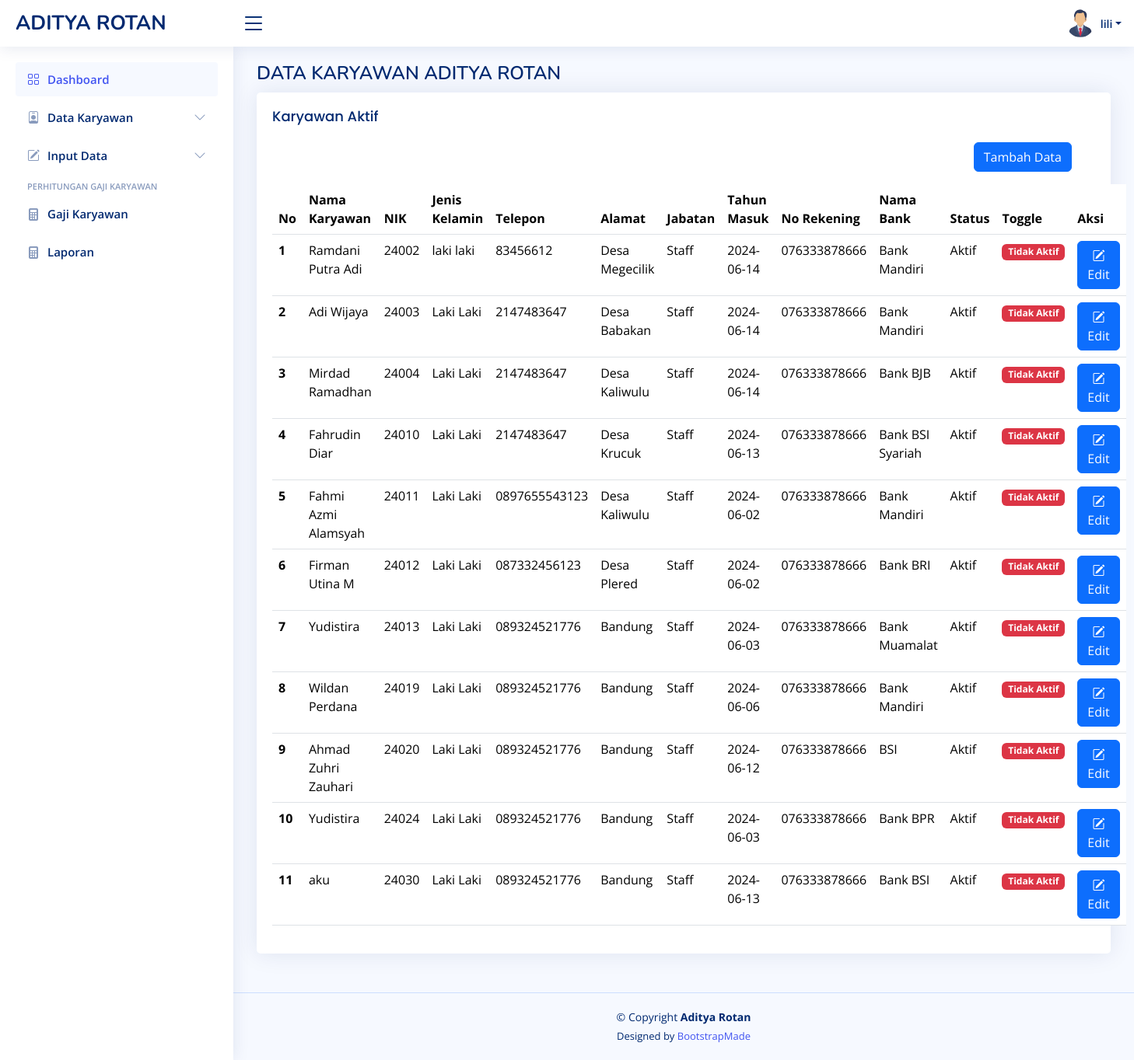
The app's page /karyawan_baru.php (signed in) with its own data.
### tables this page shows
CREATE TABLE `akun` (
  `id_user` int(5) NOT NULL,
  `username` varchar(100) NOT NULL,
  `email` varchar(100) NOT NULL,
  `password` varchar(100) NOT NULL,
  `photo` varchar(255) NOT NULL,
  `telp` varchar(13) NOT NULL
);

CREATE TABLE `karyawan` (
  `id_karyawan` int(5) NOT NULL,
  `nama_karyawan` varchar(100) NOT NULL,
  `NIK` varchar(25) NOT NULL,
  `jenis_kelamin` varchar(30) NOT NULL,
  `nomer_hp` varchar(13) NOT NULL,
  `alamat` varchar(150) NOT NULL,
  `jabatan` varchar(25) NOT NULL,
  `thn_masuk` date NOT NULL,
  `no_rek` varchar(50) NOT NULL,
  `bank` varchar(100) NOT NULL,
  `status` tinyint(1) NOT NULL
);

### karyawan_baru.php (the view, shortened to what this page needs)
<?php
require 'function.php';
?>
<?php include "template/header.php"; ?>
<?php include "template/sidebar.php"; ?>
<main id="main" class="main">
    <div class="pagetitle">
        <h1>DATA KARYAWAN ADITYA ROTAN</h1>
    </div>
    <section class="section">
        <div class="row">
            <div class="col-lg-12">
                <div class="card">
                    <div class="card-body">
                        <h5 class="card-title">Karyawan Aktif</h5>
                        <div class="row mb-3">
                            <label for="inputText" class="col-sm col-form-label"></label>
                            <div class="col-sm-2">
                                <a href="add_karyawan.php?source=karyawan_baru" class="btn btn-primary">Tambah Data</a>
                            </div>
                        </div>
                        <table class="table datatable">
                            <thead>
                                <tr>
                                    <th scope="col">No</th>
                                    <th scope="col">Nama Karyawan</th>
                                    <th scope="col">NIK</th>
                                    <th scope="col">Jenis Kelamin</th>
                                    <th scope="col">Telepon</th>
                                    <th scope="col">Alamat</th>
                                    <th scope="col">Jabatan</th>
                                    <th scope="col">Tahun Masuk</th>
                                    <th scope="col">No Rekening</th>
                                    <th scope="col">Nama Bank</th>
                                    <th scope="col">Status</th>
                                    <th scope="col">Toggle</th>
                                    <th scope="col">Aksi</th>
                                </tr>
                            </thead>
                            <tbody>
                                <?php
                                include 'koneksi.php';
                                $no = 1;
                                $data = mysqli_query($koneksi, "SELECT * FROM `karyawan` WHERE status='1'");
                                while ($d = mysqli_fetch_array($data)) {
                                ?>
                                    <tr>
                                        <th scope="row"><?= $no++; ?></th>
                                        <td><?= $d["nama_karyawan"]; ?></td>
                                        <td><?= $d["NIK"]; ?></td>
                                        <td><?= $d["jenis_kelamin"]; ?></td>
                                        <td><?= $d["nomer_hp"]; ?></td>
                                        <td><?= $d["alamat"]; ?></td>
                                        <td><?= $d["jabatan"]; ?></td>
                                        <td><?= $d["thn_masuk"]; ?></td>
                                        <td><?= $d["no_rek"]; ?></td>
                                        <td><?= $d["bank"]; ?></td>
                                        <td><?= ($d["status"] == "1") ? 'Aktif' : 'Tidak Aktif'; ?></td>
                                        <td>
                                            <?php if ($d['status'] == "1") { ?>
                                                <a href="nonaktif.php?id=<?php echo $d['id_karyawan']; ?>"><span class="badge bg-danger">Tidak Aktif</span></a>
                                            <?php } else { ?>
                                                <a href="aktif.php?id=<?php echo $d['id_karyawan']; ?>"><span class="badge bg-success">Aktif</span></a>
                                            <?php } ?>
                                        </td>
                                        <td>
                                            <a href="update_karyawan.php?id=<?php echo $d['id_karyawan']; ?>&source=karyawan_baru" class="btn btn-primary"><i class="bi bi-pencil-square"></i> Edit</a>
                                        </td>
                                    </tr>
                                <?php
                                }
                                ?>
                            </tbody>
                        </table>
                    </div>
                </div>
            </div>
        </div>
    </section>
</main>
<?php include "template/footer.php"; ?>

### template/header.php (shortened to what this page needs)
<?php
include_once("koneksi.php");
$username = $_SESSION['username'];
$sql = "SELECT * FROM akun WHERE username = '$username'";
$query = mysqli_query($koneksi, $sql);
$akun = mysqli_fetch_assoc($query);
?>
<!DOCTYPE html>
<html lang="en">
  <head>
    <link href="assets/vendor/bootstrap/css/bootstrap.min.css" rel="stylesheet" />
    <link href="assets/vendor/bootstrap-icons/bootstrap-icons.css" rel="stylesheet" />
    <link href="assets/vendor/boxicons/css/boxicons.min.css" rel="stylesheet" />
    <link href="assets/vendor/quill/quill.snow.css" rel="stylesheet" />
    <link href="assets/vendor/quill/quill.bubble.css" rel="stylesheet" />
    <link href="assets/vendor/remixicon/remixicon.css" rel="stylesheet" />
    <link href="assets/vendor/simple-datatables/style.css" rel="stylesheet" />
    <link href="assets/css/style.css" rel="stylesheet" />
  </head>
  <body>
    <header id="header" class="header fixed-top d-flex align-items-center">
      <div class="d-flex align-items-center justify-content-between">
        <a href="index.html" class="logo d-flex align-items-center">
          <span class="d-none d-lg-block">ADITYA ROTAN</span>
        </a>
        <i class="bi bi-list toggle-sidebar-btn"></i>
      </div>
      <nav class="header-nav ms-auto">
        <ul class="d-flex align-items-center">
          <li class="nav-item dropdown pe-3">
            <a class="nav-link nav-profile d-flex align-items-center pe-0" href="#" data-bs-toggle="dropdown">
              <?php
              if ($akun['photo'] == "") {
              ?>
                  <img src="assets/img/user.png" alt="Profile.php" class="rounded-circle">
              <?php
              } else {
              ?>
                  <img src="assets/img/<?= $akun['photo'] ?>" alt="Profile.php" class="rounded-circle">
              <?php
              }
              ?>
              <span class="d-none d-md-block dropdown-toggle ps-2"><?= $username; ?></span> </a
            >
          </li>
        </ul>
      </nav>
    </header>

### assets/css/style.css (style rules this page uses)
:root { scroll-behavior: smooth; }
body { font-family: "Open Sans", sans-serif; background: #f6f9ff; color: #444444; }
a { color: #4154f1; text-decoration: none; }
h1, h2, h3, h4, h5, h6 { font-family: "Nunito", sans-serif; }
#main { margin-top: 60px; padding: 20px 30px; transition: all 0.3s; }
.pagetitle { margin-bottom: 10px; }
.pagetitle h1 { font-size: 24px; margin-bottom: 0; font-weight: 600; color: #012970; }
.card { margin-bottom: 30px; border: none; border-radius: 5px; box-shadow: 0px 0 30px rgba(1, 41, 112, 0.1); }
.card-title { padding: 20px 0 15px 0; font-size: 18px; font-weight: 500; color: #012970; font-family: "Poppins", sans-serif; }
.card-body { padding: 0 20px 20px 20px; }
.logo { line-height: 1; }
@media (min-width: 1200px) { .logo { width: 280px; } }
.logo span { font-size: 26px; font-weight: 700; color: #012970; font-family: "Nunito", sans-serif; }
.header { transition: all 0.5s; z-index: 997; height: 60px; box-shadow: 0px 2px 20px rgba(1, 41, 112, 0.1); background-color: #fff; padding-left: 20px; }
.header .toggle-sidebar-btn { font-size: 32px; padding-left: 10px; cursor: pointer; color: #012970; }
.header-nav ul { list-style: none; }
.header-nav > ul { margin: 0; padding: 0; }
.header-nav .nav-profile { color: #012970; }
.header-nav .nav-profile img { max-height: 36px; }
.header-nav .nav-profile span { font-size: 14px; font-weight: 600; }
@media (min-width: 1200px) { #main, #footer { margin-left: 300px; } }

### records on screen
akun: photo (picture)
karyawan: nama_karyawan "Ramdani Putra Adi", NIK "24002", jenis_kelamin "laki laki", nomer_hp "83456612", alamat "Desa Megecilik", jabatan "Staff", thn_masuk "2024-06-14", no_rek "076333878666", bank "Bank Mandiri", status "Aktif"
karyawan: nama_karyawan "Adi Wijaya", NIK "24003", jenis_kelamin "Laki Laki", nomer_hp "2147483647", alamat "Desa Babakan", jabatan "Staff", thn_masuk "2024-06-14", no_rek "076333878666", bank "Bank Mandiri", status "Aktif"
karyawan: nama_karyawan "Mirdad Ramadhan", NIK "24004", jenis_kelamin "Laki Laki", nomer_hp "2147483647", alamat "Desa Kaliwulu", jabatan "Staff", thn_masuk "2024-06-14", no_rek "076333878666", bank "Bank BJB", status "Aktif"
karyawan: nama_karyawan "Fahrudin Diar", NIK "24010", jenis_kelamin "Laki Laki", nomer_hp "2147483647", alamat "Desa Krucuk", jabatan "Staff", thn_masuk "2024-06-13", no_rek "076333878666", bank "Bank BSI Syariah", status "Aktif"
karyawan: nama_karyawan "Fahmi Azmi Alamsyah", NIK "24011", jenis_kelamin "Laki Laki", nomer_hp "0897655543123", alamat "Desa Kaliwulu", jabatan "Staff", thn_masuk "2024-06-02", no_rek "076333878666", bank "Bank Mandiri", status "Aktif"
karyawan: nama_karyawan "Firman Utina M", NIK "24012", jenis_kelamin "Laki Laki", nomer_hp "087332456123", alamat "Desa Plered", jabatan "Staff", thn_masuk "2024-06-02", no_rek "076333878666", bank "Bank BRI", status "Aktif"
karyawan: nama_karyawan "Yudistira", NIK "24013", jenis_kelamin "Laki Laki", nomer_hp "089324521776", alamat "Bandung", jabatan "Staff", thn_masuk "2024-06-03", no_rek "076333878666", bank "Bank Muamalat", status "Aktif"
karyawan: nama_karyawan "Wildan Perdana", NIK "24019", jenis_kelamin "Laki Laki", nomer_hp "089324521776", alamat "Bandung", jabatan "Staff", thn_masuk "2024-06-06", no_rek "076333878666", bank "Bank Mandiri", status "Aktif"
karyawan: nama_karyawan "Ahmad Zuhri Zauhari", NIK "24020", jenis_kelamin "Laki Laki", nomer_hp "089324521776", alamat "Bandung", jabatan "Staff", thn_masuk "2024-06-12", no_rek "076333878666", bank "BSI", status "Aktif"
karyawan: nama_karyawan "Yudistira", NIK "24024", jenis_kelamin "Laki Laki", nomer_hp "089324521776", alamat "Bandung", jabatan "Staff", thn_masuk "2024-06-03", no_rek "076333878666", bank "Bank BPR", status "Aktif"
karyawan: nama_karyawan "aku", NIK "24030", jenis_kelamin "Laki Laki", nomer_hp "089324521776", alamat "Bandung", jabatan "Staff", thn_masuk "2024-06-13", no_rek "076333878666", bank "Bank BSI", status "Aktif"

### other values on screen
$username "lili"
